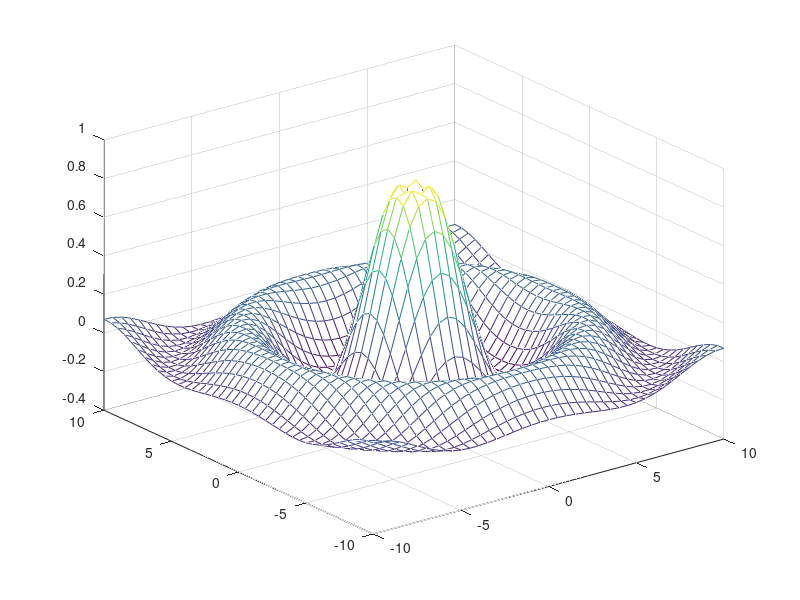

Source code (MATLAB):
clear all, clc;
x=-10:0.5:10; y=-10:0.5:10;
[X,Y]=meshgrid(x,y); % crea matrices para hacer la malla
Z=sin(sqrt(X.^2+Y.^2))./sqrt(X.^2+Y.^2+0.1);
mesh(X,Y,Z)